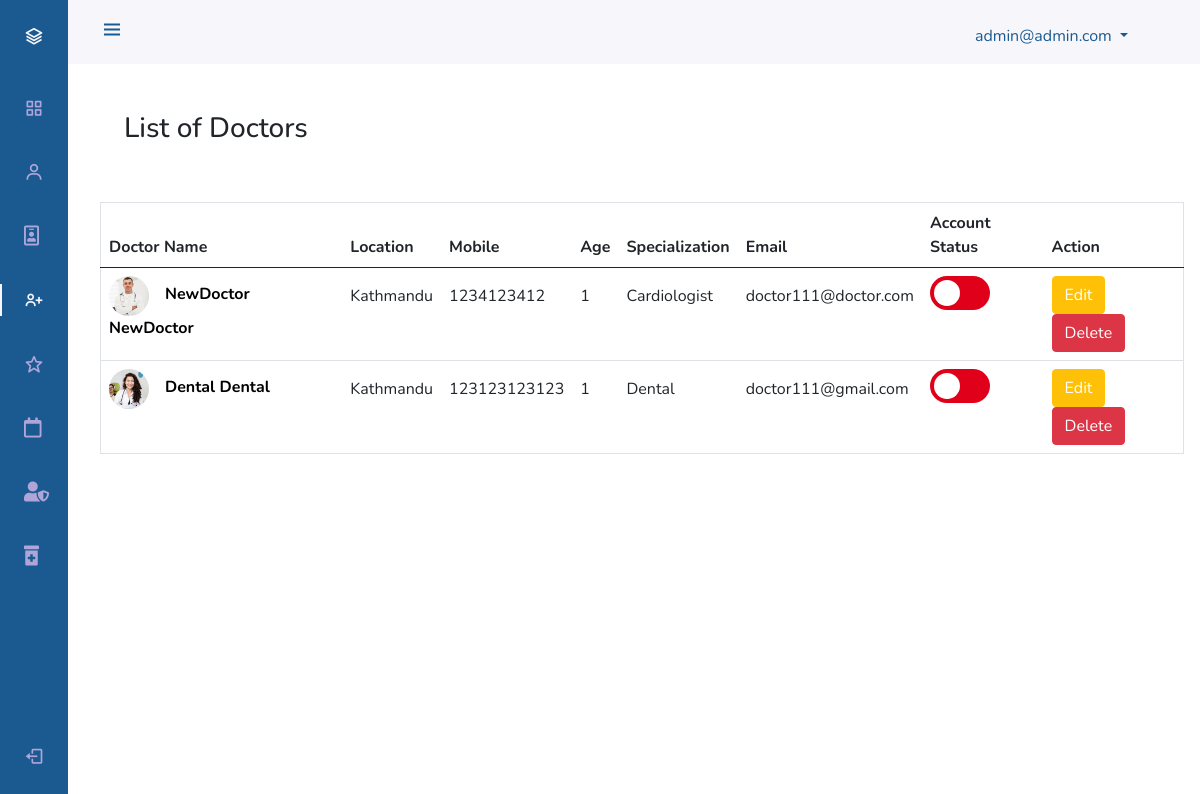
/admindashboard/doctors/ (signed in), run on the app's committed database.
### accounts/models.py (models this page shows, shortened)
class User(AbstractUser):
    GENDER_CHOICES = (
    (0, 'male'),
    (1, 'female'),
    (2, 'not specified'),
)
    username = None
    is_doctor = models.BooleanField(default=False)
    is_patient = models.BooleanField(default=True)
    first_name = models.CharField(max_length=100)
    last_name = models.CharField(max_length=100)
    email = models.EmailField(max_length=40,unique=True)
    phone_number = models.CharField(max_length=20)
    address = models.CharField(max_length=100)
    dob = models.DateField(auto_now_add=False,null=True,blank=False)
    gender = models.IntegerField(choices=GENDER_CHOICES,null=False)
    created_at = models.DateTimeField(auto_now_add=True)
    updated_at = models.DateTimeField(auto_now_add=True)
    is_active = models.BooleanField(default=False)
    USERNAME_FIELD = 'email'
    REQUIRED_FIELDS = []
    objects = UserManager()

class Doctor(models.Model):
    user = models.OneToOneField(User,on_delete=models.CASCADE,primary_key=True)
    slug = models.SlugField(max_length=50,unique=True)
    specialist = models.ForeignKey(Specialist,on_delete=models.CASCADE)
    location = models.CharField(max_length=100)
    def age(self):
        return int((datetime.now().date() - self.user.dob).days / 365.25)

class DoctorProfile(models.Model):
    user = models.OneToOneField(User,on_delete=models.CASCADE)
    about_me = models.TextField(max_length=2000,blank=False)
    address_1 =  models.CharField(max_length=100,blank=True)
    address_2 =  models.CharField(max_length=100,blank=True)
    profile_pic = models.ImageField(blank=True,upload_to='profile/doctor',default='profile/default_user.jpg')
    education1 = models.CharField(max_length=50,blank=True,null=True)
    university1 = models.CharField(max_length=50,blank=True,null=True)
    from_year1 = models.CharField(max_length=50,blank=True,null=True)
    to_year1 = models.CharField(max_length=50,blank=True,null=True)
    education2 = models.CharField(max_length=50,blank=True,null=True)
    university2 = models.CharField(max_length=50,blank=True,null=True)
    from_year2 = models.CharField(max_length=50,blank=True,null=True)
    to_year2 = models.CharField(max_length=50,blank=True,null=True)
    professtion_title1 = models.CharField(max_length=50,blank=True,null=True)
    professtion_from_year1 = models.CharField(max_length=50,blank=True,null=True)
    professtion_to_year1 = models.CharField(max_length=50,blank=True,null=True)
    place_1 = models.CharField(max_length=50,blank=True,null=True)
    place_2 = models.CharField(max_length=50,blank=True,null=True)
    professtion_title2 = models.CharField(max_length=50,blank=True,null=True)
    professtion_from_year2 = models.CharField(max_length=50,blank=True,null=True)
    professtion_to_year2 = models.CharField(max_length=50,blank=True,null=True)
    services = models.CharField(max_length=200,blank=True,null=False)
    specialization = models.CharField(max_length=200,blank=True,null=False)

### specialist/models.py (models this page shows, shortened)
class Specialist(models.Model):
    specialist_name = models.CharField(max_length=50,unique=True)
    slug = models.SlugField(max_length=50,unique=True)

### admins/decorators.py (the view)
    def wrapper_function(request, *args, **kwargs):
        if not request.user.is_superuser:
            return redirect('/admindashboard/login')
        else:
            return view_function(request, *args, **kwargs)

### admins/views.py (called while the page is built)
@is_user_admin
def adminDoctors(request):
    doctor = Doctor.objects.all()
    context = {
        'doctor_list':doctor
    }
    return render(request,'admindashboard/doctor.html',context)

### templates/admindashboard/doctor.html (shortened to what this page needs)
{% extends "adminBase.html"%} {% load static %}
{% block content %}
    {% include 'includes/admin_header.html' %}
    {% include 'includes/admin_sidebar.html' %}
    <div class="pt-5 mt-5" >
        <div class="row container pb-5">
            <h3 class="text">List of Doctors</h3>
            <br>
        </div>
            </div>
            <div class="row pb-2">
                <div class="">
                    <table class="table table-hover border" >
                        <thead>
                          <tr class="">
                            <th scope="col">Doctor Name</th>
                            <th scope="col">Location</th>
                            <th scope="col">Mobile</th>
                            <th scope="col">Age</th>
                            <th scope="col">Specialization</th>
                            <th scope="col">Email</th>
                            <th scope="col">Account Status</th>
                            <th scope="col">Action</th>
                          </tr>
                        </thead>
                        <tbody>
                          {% for doctor in doctor_list %}
                          <tr>
                            <th scope="row">
                                <a href="#" class="name"> <img src="{{doctor.user.doctorprofile.profile_pic.url}}" width="40px" class="rounded-circle" alt=""><span class="m-3">{{doctor.user.first_name}} {{doctor.user.first_name}}</span></a>
                            </th>
                            <td class="pt-3">{{doctor.location}}</td>
                            <td class="pt-3">{{doctor.user.phone_number}}</td>
                            <td class="pt-3">{{doctor.age}}</td>
                            <td class="pt-3">{{doctor.specialist.specialist_name}}</td>
                            <td class="pt-3">{{doctor.user.email}}</td>
                            <td>
                                <label class="switch">
                                    <span class="slider round"></span>
                                </label>
                            </td>
                            <td class="pt-2" >
                                <span>
                                    <button class="btn btn-warning text-white" data-bs-toggle="modal" data-bs-target="#staticBackdrop1">Edit</button>
                                    <button class="btn btn-danger text-white"  data-bs-toggle="modal" data-bs-target="#staticBackdrop2">Delete</button>
                                </span>
                            </td>
                          </tr>
                          {% endfor %}
                        </tbody>
                      </table>
                </div>
        </div>
    {% endblock %}

### templates/includes/admin_header.html (shortened to what this page needs)
{% load static %}
<header class="header" id="header">
    <div class="header_toggle"> <i class='bx bx-menu' id="header-toggle"></i> </div>
    <ul>
        <li class="nav-item dropdown pt-4 m-4">
            <a class="nav-link dropdown-toggle w-25" href="#" id="navbarDropdownMenuLink" role="button" data-bs-toggle="dropdown" aria-expanded="false" style="color: #1B5A90;">
              <span class="">
              </span>
              {{user.email}}
            </a>
          </li>
    </ul>
</header>

### static/css/admin.css (style rules this page uses)
:root { --header-height: 3rem; --nav-width: 68px; --first-color: #1B5A90; --first-color-light: #AFA5D9; --white-color: #F7F6FB; --body-font: 'Nunito', sans-serif; --normal-font-size: 1rem; --z-fixed: 100 }
body { position: relative; margin: var(--header-height) 0 0 0; padding: 0 1rem; font-family: var(--body-font); font-size: var(--normal-font-size); transition: .5s }
.header { width: 100%; height: var(--header-height); position: fixed; top: 0; left: 0; display: flex; align-items: center; justify-content: space-between; padding: 0 1rem; background-color: var(--white-color); z-index: var(--z-fixed); transition: .5s }
.header_toggle { color: var(--first-color); font-size: 1.5rem; cursor: pointer }
@media screen and (min-width: 768px) { body { margin: calc(var(--header-height) + 1rem) 0 0 0; padding-left: calc(var(--nav-width) + 2rem) } }
@media screen and (min-width: 768px) { .header { height: calc(var(--header-height) + 1rem); padding: 0 2rem 0 calc(var(--nav-width) + 2rem) } }
#header ul li { list-style: none; }
.name { text-decoration: none; color: black; }
.switch { position: relative; display: inline-block; width: 60px; height: 34px; }
.slider { position: absolute; cursor: pointer; top: 0; left: 0; right: 0; bottom: 0; background-color: #e0001a; -webkit-transition: .4s; transition: .4s; }
.slider:before { position: absolute; content: ""; height: 26px; width: 26px; left: 4px; bottom: 4px; background-color: white; -webkit-transition: .4s; transition: .4s; }
.slider.round { border-radius: 34px; }
.slider.round:before { border-radius: 50%; }

### data on the page
User: email "admin@admin.com"
Doctor: user.doctorprofile.profile_pic (picture), user.first_name "NewDoctor", location "Kathmandu", user.phone_number "1234123412", age "1", specialist.specialist_name "Cardiologist", user.email "doctor111@doctor.com"
Doctor: user.doctorprofile.profile_pic (picture), user.first_name "Dental", location "Kathmandu", user.phone_number "123123123123", age "1", specialist.specialist_name "Dental", user.email "doctor111@gmail.com"
